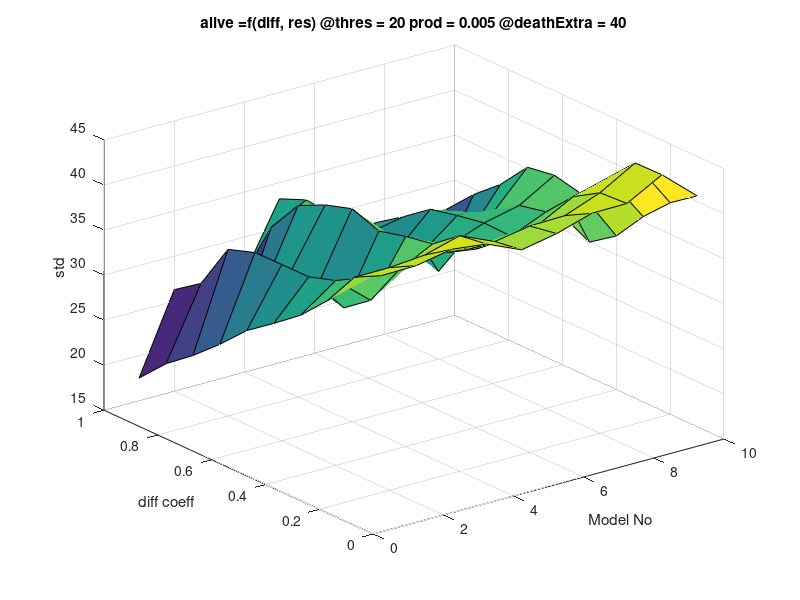

MATLAB code for this plot:
z1 =  [
42.40%
41.30%
41.10%
40.90%
40.90%
40.90%
41.10%
41.00%
40.80%
40.90%
40.90%
40.60%
40.90%
40.70%
40.60%
40.70%
40.50%
39.80%
39.50%
39.40%
39.60%
39.40%
39.60%
39.70%
39.10%
39.30%
39.60%
39.60%
39.50%
39.40%
39.70%
39.40%
36.60%
35.90%
35.30%
36.40%
34.80%
35.40%
35.30%
35.40%
35.40%
35.00%
35.50%
35.50%
35.80%
34.90%
35.30%
35.20%
32.50%
33.80%
32.90%
32.30%
32.00%
32.90%
32.70%
32.00%
31.60%
32.40%
32.00%
32.10%
31.80%
37.20%
38.20%
38.70%
32.20%
31.60%
30.70%
28.60%
30.30%
29.30%
31.10%
29.60%
29.10%
30.30%
30.30%
35.80%
38.20%
38.70%
39.10%
38.90%
29.30%
28.40%
28.40%
26.80%
28.50%
28.30%
28.70%
29.30%
27.80%
28.50%
37.00%
37.80%
38.70%
39.00%
38.80%
38.70%
23.90%
27.50%
25.70%
25.30%
25.00%
24.90%
26.10%
27.80%
25.10%
37.20%
37.70%
38.10%
39.00%
38.60%
38.40%
37.50%
21.20%
22.70%
23.60%
23.00%
23.70%
22.40%
22.80%
23.20%
38.20%
37.60%
37.80%
38.10%
38.80%
38.10%
37.50%
36.30%
19.80%
20.10%
20.80%
21.00%
21.00%
20.20%
20.30%
35.10%
38.20%
37.70%
38.00%
38.10%
38.60%
37.30%
36.40%
34.90%
15.90%
17.70%
18.30%
17.70%
17.40%
18.10%
18.10%
37.20%
38.20%
38.00%
38.00%
38.20%
37.90%
36.10%
35.50%
34.20%

];

z2 = [
  42.10%
41.30%
41.30%
41.00%
40.90%
41.30%
41.20%
41.20%
41.20%
41.10%
41.00%
41.00%
41.10%
41.00%
41.20%
41.20%
40.00%
40.10%
39.90%
39.90%
39.30%
39.10%
39.50%
39.60%
39.40%
39.90%
39.80%
39.60%
40.10%
39.80%
39.60%
39.40%
36.70%
36.80%
38.50%
37.10%
37.10%
37.10%
36.70%
37.30%
37.10%
36.40%
37.00%
37.10%
36.50%
37.10%
37.10%
37.30%
35.70%
35.90%
36.70%
34.10%
35.50%
35.30%
36.10%
34.60%
36.10%
35.70%
35.30%
35.00%
34.70%
37.30%
38.30%
39.00%
35.20%
33.80%
33.80%
33.80%
35.80%
35.00%
34.70%
34.20%
34.00%
35.80%
34.70%
36.20%
38.10%
38.50%
38.80%
39.70%
33.80%
35.10%
34.40%
34.00%
35.20%
34.90%
34.60%
34.50%
34.60%
34.70%
37.70%
38.60%
38.40%
38.80%
38.50%
39.10%
31.00%
36.20%
35.90%
34.40%
35.10%
34.50%
31.50%
34.60%
35.20%
37.30%
38.10%
38.50%
38.50%
38.70%
38.10%
38.00%
28.60%
32.30%
37.00%
34.50%
34.30%
34.30%
34.40%
37.40%
36.90%
38.30%
37.90%
38.40%
38.40%
38.50%
37.10%
36.60%
26.70%
27.10%
26.50%
26.30%
31.80%
31.70%
27.00%
36.60%
37.50%
38.30%
37.90%
38.50%
38.10%
37.50%
35.40%
35.20%
25.20%
25.20%
24.70%
25.50%
26.00%
31.00%
26.30%
38.00%
37.50%
38.20%
37.60%
38.30%
37.40%
36.50%
34.40%
34.70%
  
];

z3 = [
  42.70%
42.50%
42.00%
41.80%
41.70%
41.70%
41.60%
41.70%
41.50%
41.70%
41.60%
41.70%
41.40%
41.50%
41.30%
41.50%
41.00%
40.20%
39.60%
39.90%
39.90%
39.70%
39.20%
39.80%
39.40%
39.20%
39.60%
39.60%
39.40%
39.50%
39.30%
39.50%
36.10%
36.00%
37.30%
37.30%
37.40%
37.30%
37.00%
36.50%
37.00%
36.40%
37.00%
37.10%
36.60%
36.60%
36.70%
37.10%
32.00%
33.20%
32.10%
32.50%
31.90%
32.00%
33.70%
32.70%
32.40%
32.50%
31.70%
32.20%
33.50%
37.60%
38.90%
38.20%
32.10%
29.70%
28.60%
30.00%
29.80%
30.20%
31.00%
30.60%
30.80%
31.00%
31.00%
36.20%
37.30%
38.20%
39.60%
38.60%
27.20%
29.00%
28.60%
33.70%
33.60%
33.70%
34.20%
34.00%
34.50%
32.90%
37.10%
37.80%
38.00%
38.60%
39.50%
38.10%
23.80%
27.20%
37.70%
33.80%
37.40%
27.30%
34.00%
31.20%
36.90%
37.50%
38.20%
38.40%
38.10%
38.20%
38.80%
37.30%
20.40%
23.70%
36.40%
31.50%
31.80%
25.00%
35.70%
31.10%
37.40%
38.20%
38.10%
38.50%
38.10%
38.00%
37.80%
35.90%
18.40%
20.50%
23.60%
21.10%
27.70%
21.50%
30.10%
37.20%
37.90%
38.30%
38.30%
38.30%
37.90%
37.20%
36.40%
34.50%
16.70%
18.40%
17.60%
20.90%
18.40%
20.50%
20.80%
38.10%
37.80%
38.30%
38.30%
38.00%
37.10%
36.20%
35.10%
34.00%
  
];

z4 = [
  42.40%
41.70%
42.00%
41.20%
41.10%
41.20%
41.00%
40.60%
41.10%
40.90%
40.80%
40.80%
40.90%
40.90%
40.90%
40.80%
41.50%
41.00%
41.20%
41.00%
41.30%
40.90%
40.80%
41.20%
41.00%
41.00%
40.90%
41.00%
40.90%
40.90%
40.80%
40.90%
40.20%
38.30%
38.80%
39.00%
39.10%
37.80%
38.50%
38.50%
38.50%
38.90%
39.20%
38.10%
39.20%
38.70%
38.60%
38.80%
38.40%
38.50%
38.50%
38.10%
38.50%
37.90%
37.90%
37.10%
37.60%
37.80%
38.10%
37.80%
37.80%
37.50%
37.70%
39.00%
38.00%
37.70%
37.90%
37.20%
37.90%
36.60%
38.50%
36.60%
38.20%
38.20%
36.90%
35.90%
38.30%
39.50%
38.50%
39.90%
37.80%
37.80%
39.80%
39.20%
38.50%
38.80%
39.80%
39.00%
39.70%
38.70%
37.30%
38.80%
38.60%
39.80%
38.50%
39.40%
38.30%
36.90%
36.80%
37.90%
38.40%
37.90%
38.00%
37.60%
37.90%
37.40%
38.50%
38.90%
39.10%
39.40%
38.00%
38.30%
37.20%
35.00%
35.90%
35.70%
37.60%
36.10%
35.40%
35.90%
37.30%
37.80%
38.60%
39.00%
38.80%
38.70%
37.30%
36.80%
28.40%
29.50%
33.30%
33.30%
34.70%
35.50%
32.40%
36.80%
37.90%
37.80%
38.70%
38.70%
38.70%
37.80%
36.00%
35.40%
24.20%
26.20%
24.90%
24.60%
28.60%
27.00%
26.40%
38.30%
37.70%
38.10%
38.80%
38.50%
38.10%
36.70%
35.00%
34.50%
  
];

z5 = [
  40.60%
39.90%
40.20%
39.50%
39.50%
39.70%
39.50%
39.50%
39.70%
39.40%
39.10%
39.50%
39.50%
39.40%
39.50%
39.70%
39.70%
39.80%
39.10%
39.50%
39.30%
39.30%
38.90%
39.00%
38.80%
39.40%
38.90%
39.00%
38.80%
39.10%
38.80%
38.90%
37.90%
37.60%
37.20%
36.40%
37.30%
36.80%
36.50%
36.10%
36.50%
36.60%
36.30%
36.90%
36.50%
36.70%
36.80%
36.70%
35.80%
37.80%
34.20%
34.70%
34.80%
35.10%
34.40%
34.90%
35.10%
34.00%
34.20%
34.00%
33.90%
36.20%
39.30%
38.10%
34.00%
32.30%
33.00%
35.50%
34.70%
36.00%
35.60%
33.60%
35.90%
34.00%
35.60%
35.60%
38.50%
38.20%
39.60%
38.60%
35.00%
30.50%
32.70%
36.00%
35.60%
35.10%
33.60%
33.10%
35.70%
36.00%
36.80%
37.90%
38.50%
38.70%
39.20%
38.10%
30.50%
33.00%
30.40%
30.50%
30.10%
36.90%
32.70%
31.00%
32.10%
38.00%
38.30%
38.10%
38.80%
38.20%
39.00%
37.00%
36.60%
34.90%
36.40%
36.00%
34.00%
27.10%
36.60%
36.60%
36.90%
38.10%
38.10%
38.30%
38.70%
38.10%
38.10%
35.80%
34.60%
34.30%
35.50%
34.60%
33.10%
34.60%
35.10%
36.60%
37.80%
37.90%
38.20%
38.10%
38.50%
37.20%
36.80%
34.50%
32.50%
32.70%
34.10%
34.00%
32.00%
33.90%
34.70%
37.80%
37.80%
37.70%
38.20%
38.10%
38.10%
36.20%
35.60%
33.70%
  
];

z6 = [
  41.20%
40.80%
41.00%
40.60%
40.20%
40.10%
39.70%
40.00%
40.10%
40.00%
40.20%
40.00%
39.90%
40.20%
39.80%
40.00%
41.00%
39.70%
39.80%
40.00%
39.80%
40.40%
40.40%
40.10%
40.20%
39.90%
40.30%
40.00%
40.20%
40.10%
40.10%
40.50%
37.00%
36.80%
37.80%
36.60%
37.40%
37.30%
37.70%
36.60%
36.90%
36.60%
36.70%
36.50%
36.50%
36.80%
36.40%
36.50%
36.10%
34.10%
35.70%
34.40%
34.60%
33.90%
34.50%
34.00%
34.20%
34.50%
34.20%
33.60%
34.50%
37.10%
38.10%
39.10%
35.10%
32.20%
34.20%
33.90%
34.30%
33.30%
34.40%
34.00%
34.10%
33.60%
34.80%
36.30%
38.20%
39.00%
38.70%
39.60%
33.00%
31.50%
32.70%
31.60%
30.60%
30.70%
32.10%
31.40%
31.50%
32.10%
37.20%
38.60%
38.80%
39.50%
38.60%
39.10%
30.50%
27.90%
30.90%
30.30%
29.80%
32.30%
31.20%
32.00%
32.70%
37.20%
38.10%
38.50%
39.00%
39.20%
38.30%
37.90%
29.00%
29.20%
30.40%
32.50%
32.30%
33.00%
34.90%
33.60%
37.60%
37.70%
38.20%
38.60%
38.90%
38.90%
37.80%
36.40%
29.70%
30.20%
32.30%
26.30%
29.90%
29.70%
27.00%
36.30%
38.40%
37.90%
38.00%
38.40%
38.60%
38.00%
36.70%
35.00%
21.30%
26.30%
26.00%
23.10%
25.60%
24.30%
23.30%
38.00%
38.40%
37.70%
37.70%
38.10%
37.80%
36.90%
35.80%
34.40%
  
];

z7 = [
  42.40%
42.20%
41.40%
41.80%
41.80%
41.50%
41.20%
41.60%
41.30%
41.10%
41.50%
41.40%
41.30%
41.30%
41.20%
41.50%
40.40%
40.90%
39.80%
40.20%
40.10%
39.90%
39.60%
40.40%
39.40%
39.60%
39.70%
39.60%
39.40%
39.90%
39.70%
39.80%
37.70%
38.80%
38.30%
37.00%
37.70%
37.30%
37.90%
36.90%
37.40%
37.70%
37.20%
37.50%
37.30%
37.40%
37.70%
37.50%
36.90%
34.60%
35.30%
34.50%
35.10%
34.70%
35.40%
35.50%
35.20%
34.80%
35.10%
34.80%
35.10%
37.20%
38.30%
39.10%
34.20%
36.20%
34.60%
35.20%
35.80%
35.70%
35.40%
34.60%
35.70%
35.50%
35.60%
35.30%
39.00%
38.70%
38.90%
39.60%
34.20%
33.20%
35.30%
35.60%
35.20%
34.90%
35.00%
35.40%
35.40%
35.40%
36.60%
37.70%
40.10%
39.00%
38.80%
39.10%
33.20%
34.50%
36.60%
34.00%
33.50%
32.50%
34.50%
34.90%
33.80%
37.90%
37.30%
37.90%
40.10%
38.60%
38.20%
38.20%
31.70%
31.70%
31.60%
31.20%
32.50%
32.40%
31.70%
32.20%
38.00%
38.90%
37.10%
38.00%
39.70%
38.20%
37.20%
36.70%
28.60%
30.40%
28.30%
29.30%
31.50%
30.90%
28.40%
35.60%
38.50%
38.70%
37.20%
37.60%
39.40%
37.40%
36.00%
35.20%
25.50%
19.30%
18.70%
16.80%
24.10%
19.90%
19.60%
37.20%
38.20%
38.50%
37.30%
37.60%
38.90%
36.40%
34.80%
34.50% 
];

z8 = [
    42.30%
42.10%
41.70%
41.90%
41.50%
41.80%
41.60%
41.70%
41.70%
41.60%
41.70%
41.50%
41.70%
41.80%
41.90%
41.60%
41.60%
41.80%
41.50%
41.50%
41.70%
42.10%
41.60%
41.40%
41.20%
41.40%
41.20%
40.70%
41.00%
40.90%
41.50%
41.20%
40.10%
38.50%
39.60%
40.20%
40.50%
40.40%
40.30%
40.30%
40.40%
40.20%
40.30%
40.50%
40.60%
39.40%
39.80%
39.40%
36.80%
37.20%
37.10%
36.40%
37.40%
36.10%
36.90%
37.50%
37.20%
37.20%
37.30%
37.90%
37.50%
37.10%
37.90%
39.40%
35.80%
36.80%
35.60%
36.60%
36.60%
35.60%
35.90%
35.50%
36.30%
35.00%
35.00%
36.00%
38.30%
38.80%
38.40%
39.70%
30.40%
36.50%
34.30%
34.40%
33.50%
34.30%
35.20%
35.70%
35.10%
34.70%
37.80%
38.10%
38.30%
38.30%
38.80%
39.20%
29.70%
31.70%
28.80%
26.90%
30.10%
30.60%
29.10%
30.20%
27.40%
37.90%
38.30%
38.40%
38.20%
38.20%
38.30%
37.90%
30.80%
26.00%
21.70%
24.40%
22.10%
23.30%
22.40%
24.10%
36.90%
38.10%
38.30%
38.20%
38.30%
38.00%
37.30%
36.70%
29.20%
20.20%
28.10%
31.40%
19.50%
27.90%
19.60%
35.20%
38.00%
37.80%
38.20%
38.10%
37.90%
37.10%
36.00%
35.40%
17.30%
18.40%
16.10%
27.60%
27.40%
27.20%
27.20%
37.30%
37.90%
38.20%
38.30%
38.10%
37.50%
35.90%
34.80%
34.60%


];

z9 = [
   44.70%
44.20%
44.20%
43.60%
43.60%
43.80%
43.90%
43.60%
43.70%
43.40%
43.70%
43.80%
43.40%
43.40%
43.80%
43.60%
44.00%
43.60%
44.30%
44.20%
43.60%
44.00%
43.50%
44.00%
43.70%
43.80%
43.80%
43.30%
43.30%
43.70%
43.70%
43.50%
42.50%
40.70%
41.10%
40.50%
39.90%
41.00%
40.80%
41.20%
41.30%
40.90%
41.40%
40.80%
41.70%
40.70%
40.60%
41.00%
38.00%
37.60%
38.70%
36.90%
36.50%
39.00%
39.70%
38.00%
37.60%
38.20%
37.00%
37.80%
37.50%
37.10%
38.00%
39.10%
36.50%
34.90%
38.80%
40.10%
39.90%
40.60%
39.10%
41.00%
39.60%
39.30%
39.20%
36.20%
38.00%
38.80%
39.00%
39.20%
37.50%
37.20%
35.10%
42.90%
36.00%
39.20%
36.00%
38.10%
41.60%
35.90%
38.10%
38.10%
38.50%
38.90%
39.10%
38.60%
33.10%
34.00%
33.90%
37.90%
33.30%
36.00%
36.10%
36.80%
36.10%
38.00%
39.10%
38.30%
38.80%
38.20%
38.50%
37.30%
31.10%
32.20%
31.30%
35.40%
31.90%
31.30%
31.70%
30.90%
37.70%
38.70%
38.70%
38.40%
38.60%
38.00%
37.40%
35.70%
25.80%
31.00%
30.00%
28.70%
30.50%
29.20%
30.00%
35.90%
38.40%
38.80%
38.60%
38.20%
38.40%
37.00%
36.20%
34.20%
25.70%
27.40%
25.00%
27.30%
27.50%
27.90%
28.30%
38.40%
38.50%
38.60%
38.30%
38.10%
37.70%
35.90%
34.80%
33.70%
 
];

z10 = [
    41.40%
40.80%
40.60%
40.00%
40.70%
40.20%
40.00%
40.40%
40.20%
40.00%
40.10%
39.90%
40.20%
40.10%
39.80%
40.00%
39.30%
39.00%
38.40%
37.80%
38.20%
38.20%
38.00%
38.40%
38.30%
38.50%
38.30%
37.70%
38.00%
38.20%
38.40%
38.30%
35.90%
35.20%
35.40%
35.60%
35.40%
35.90%
35.90%
35.00%
35.30%
35.20%
34.90%
35.40%
35.10%
34.80%
34.80%
35.30%
32.10%
33.00%
31.80%
31.90%
31.90%
31.60%
31.50%
31.20%
30.70%
30.80%
31.30%
30.70%
31.70%
36.60%
37.50%
38.20%
30.50%
28.00%
29.30%
31.30%
30.50%
30.30%
30.30%
30.00%
30.40%
30.00%
30.00%
36.20%
37.80%
39.00%
38.40%
38.70%
32.40%
31.70%
30.20%
32.10%
31.20%
31.90%
33.30%
31.50%
32.70%
31.90%
37.10%
38.20%
38.40%
38.90%
38.50%
38.30%
32.10%
29.70%
28.70%
30.50%
30.90%
30.80%
30.80%
31.40%
30.90%
36.80%
38.10%
38.80%
38.80%
38.50%
38.20%
37.30%
29.30%
29.30%
27.00%
32.00%
29.50%
29.70%
29.50%
29.20%
37.60%
36.90%
38.00%
39.10%
38.60%
38.30%
37.00%
36.00%
29.20%
29.90%
27.40%
28.70%
28.80%
28.70%
28.80%
35.40%
38.20%
37.00%
38.00%
39.10%
38.00%
37.20%
35.60%
34.60%
26.30%
28.90%
18.50%
26.70%
26.40%
26.70%
28.80%
37.60%
38.20%
37.10%
37.50%
38.80%
37.50%
36.40%
34.30%
33.90%

];

xdimsize = 10;
ydimsize = 6;

Z1 = reshape(z1, [ydimsize+10 xdimsize]);
Z2 = reshape(z2, [ydimsize+10 xdimsize]);
Z3 = reshape(z3, [ydimsize+10 xdimsize]);
Z4 = reshape(z4, [ydimsize+10 xdimsize]);
Z5 = reshape(z5, [ydimsize+10 xdimsize]);
Z6 = reshape(z6, [ydimsize+10 xdimsize]);
Z7 = reshape(z7, [ydimsize+10 xdimsize]);
Z8 = reshape(z8, [ydimsize+10 xdimsize]);
Z9 = reshape(z9, [ydimsize+10 xdimsize]);
Z10 = reshape(z10, [ydimsize+10 xdimsize]);

% s1= std(Z1(1:6,:));
% s2= std(Z2(1:6,:));
% s3= std(Z3(1:6,:));
% s4= std(Z4(1:6,:));
% s5= std(Z5(1:6,:));
% s6= std(Z6(1:6,:));
% s7= std(Z7(1:6,:));
% s8= std(Z8(1:6,:));
% s9= std(Z9(1:6,:));
% s10= std(Z10(1:6,:));

s1= mean(Z1(1:6,:));
s2= mean(Z2(1:6,:));
s3= mean(Z3(1:6,:));
s4= mean(Z4(1:6,:));
s5= mean(Z5(1:6,:));
s6= mean(Z6(1:6,:));
s7= mean(Z7(1:6,:));
s8= mean(Z8(1:6,:));
s9= mean(Z9(1:6,:));
s10= mean(Z10(1:6,:));

q = cat(1, s1,s2,s3,s4,s5,s6,s7,s8,s9,s10);

x = linspace(0.1, 1,xdimsize);
y = linspace(1, 10, xdimsize);
[X,Y]=meshgrid(x,y);

figure; surf(Y, X , q);
xlabel('Model No'); ylabel('diff coeff'); zlabel('std');
title('alive =f(diff, res) @thres = 20 prod = 0.005 @deathExtra = 40');